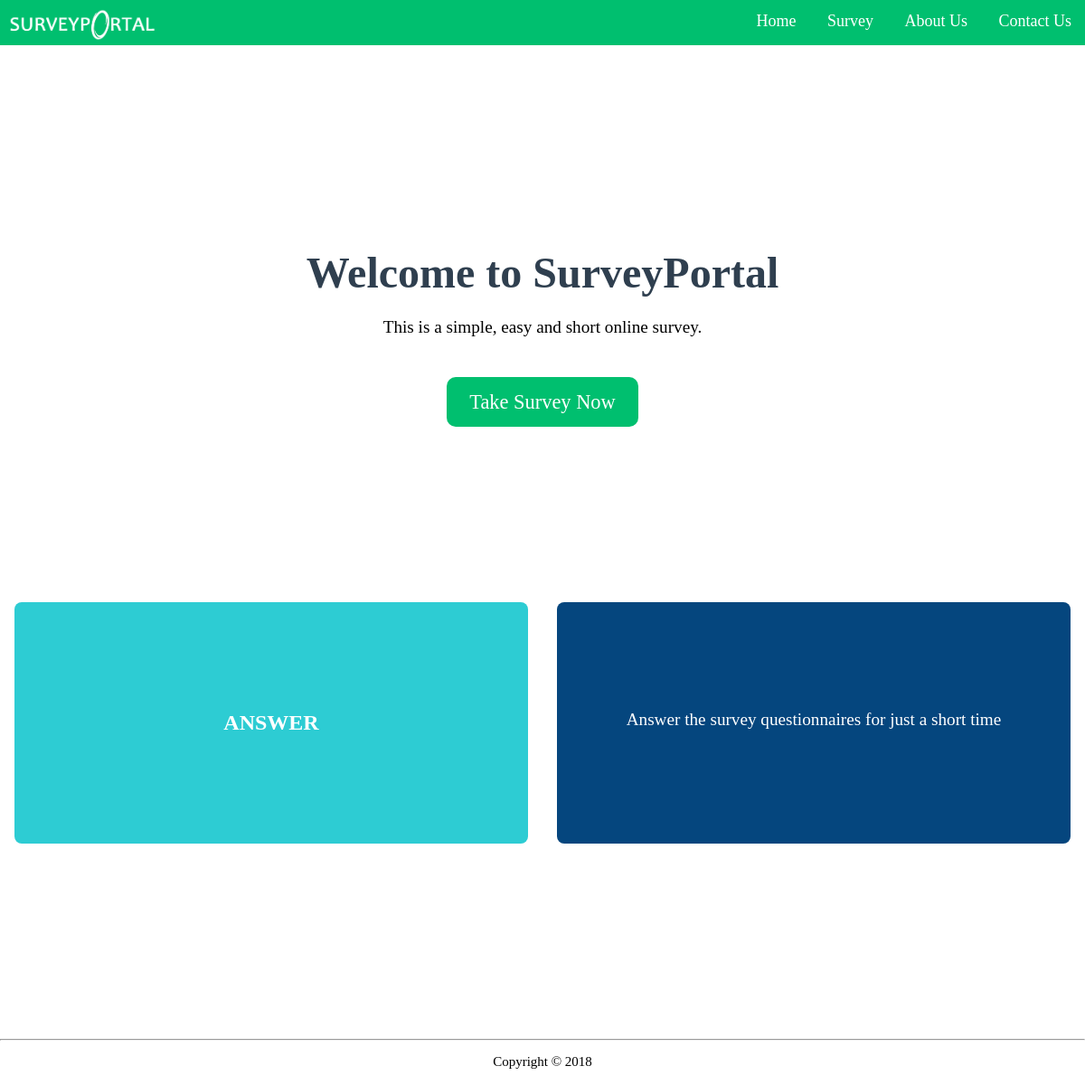
The page / on the database its author committed.
### tables this page shows
CREATE TABLE `tbl_home` (
  `id` int(1) NOT NULL,
  `home` varchar(500) NOT NULL
);

### index.php (the view, shortened to what this page needs)
<!DOCTYPE html>
<html>
<head>
	<link rel="stylesheet" type="text/css" href="css/frontend.css">
	<link rel="stylesheet" type="text/css" href="css/home.css">
</head>
<body>
	<div class="header">
		<div class="nav">
			<div class="nav-header">
				<div class="nav-title">
					<a href="index.php"><img class="logo" src="pictures/SurveyPortal Logo.png"></a>
				</div>
			</div>
			<div class="nav-links">
				<a href="index.php">Home</a>
				<a href="survey.php">Survey</a>
				<a href="about_us.php">About Us</a>
				<a href="contact_us.php">Contact Us</a>
			</div>
		</div>
	</div>
	<div class="headline">
		<h1>Welcome to SurveyPortal</h1>
		<p>This is a simple, easy and short online survey.</p>
		<div class="headline-btn">
			<a href="survey.php">Take Survey Now</a>
		</div>
	</div>
	<div class="main">
		<ul class="cards">
			<li class="cards_item">
				<div class="card">
					<div class="card_content_1">
						<h2 class="card_title">
							<?php
								require('connection.php');
								$sqlView = "SELECT home FROM tbl_home WHERE id = 1";
								$result= mysqli_query($link, $sqlView);
								while ($row = mysqli_fetch_array($result)) {
									echo $row['home'];
								}
							?>
						</h2>
					</div>
				</div>
			</li>
			<li class="cards_item">
				<div class="card">
					<div class="card_content_2">
						<p class="card_text">
							<?php
								require('connection.php');
								$sqlView = "SELECT home FROM tbl_home WHERE id = 2";
								$result= mysqli_query($link, $sqlView);
								while ($row = mysqli_fetch_array($result)) {
									echo $row['home'];
								}
							?>
						</p>
					</div>
				</div>
			</li>
		</ul>
	</div>
	<div class="footer-section">
		<hr>
		<div class="copyright-area">
			<div class="copyright-text">
				<p>Copyright &copy; 2018</p>
			</div>
		</div>
	</div>
</body>
</html>

### css/frontend.css (style rules this page uses)
* { box-sizing: border-box; }
body { color: #2F3F4F; margin: 0px; font-family: yu gothic ui; }
.header { background-color: #00BF6F; position: fixed; width: 100%; }
.nav { background-color: #00BF6F; height: 50px; margin: auto; max-width: 1250px; position: relative; }
.nav > .nav-header { display: inline; }
.nav > .nav-header > .nav-title { display: inline-block; padding: 10px 10px 10px 10px; }
.logo { height: 35px; }
.nav > .nav-links { display: inline; float: right; font-size: 18px; }
.nav > .nav-links > a { color: #FFFFFF; display: inline-block; padding: 13px 15px 13px 15px; text-decoration: none; }
.footer-section { margin-top: 200px; padding-bottom: 10px; }
.copyright-area { padding: 7px 0px; }
.copyright-area p { color: #000000; font-size: 15px; margin: 0; text-align: center; }

### css/home.css (style rules this page uses)
.headline { background-size: cover; display: flex; flex-direction: column; justify-content: center; height: 650px; padding-top: 50px; text-align: center; }
.headline > h1 { font-size: 300%; }
.headline > p { color: #000000; font-size: 120%; margin-top: -10px; }
.headline > .headline-btn { margin-top: 40px; }
.headline > .headline-btn > a { background-color: #00BF6F; border-radius: 10px; color: white; font-size: 140%; padding: 15px 25px 15px 25px; text-decoration: none; }
.main { margin: 0 auto; max-width: 1250px; }
.cards { display: flex; flex-wrap: wrap; list-style: none; margin: 0; padding: 0; }
.cards_item { display: flex; padding: 1rem; width: 100%; }
.card { border-radius: 0.5rem; display: flex; flex-direction: column; overflow: hidden; text-align: center; width: 100%; }
.card_content_1 { background-color: #2DCCD3; height: 100%; padding: 100px 50px 100px 50px; }
.card_content_2 { background-color: #05467E; font-size: 120%; height: 100%; padding: 100px 50px 100px 50px; }
.card_title { color: #FFFFFF; }
.card_text { color: #FFFFFF; }
@media (min-width: 40rem) { .cards_item { width: 50%; } }
@media (min-width: 56rem) { .cards_item { width: 50%; } }

### rows shown on the page
tbl_home: home "ANSWER"
tbl_home: home "Answer the survey questionnaires for just a short time"
